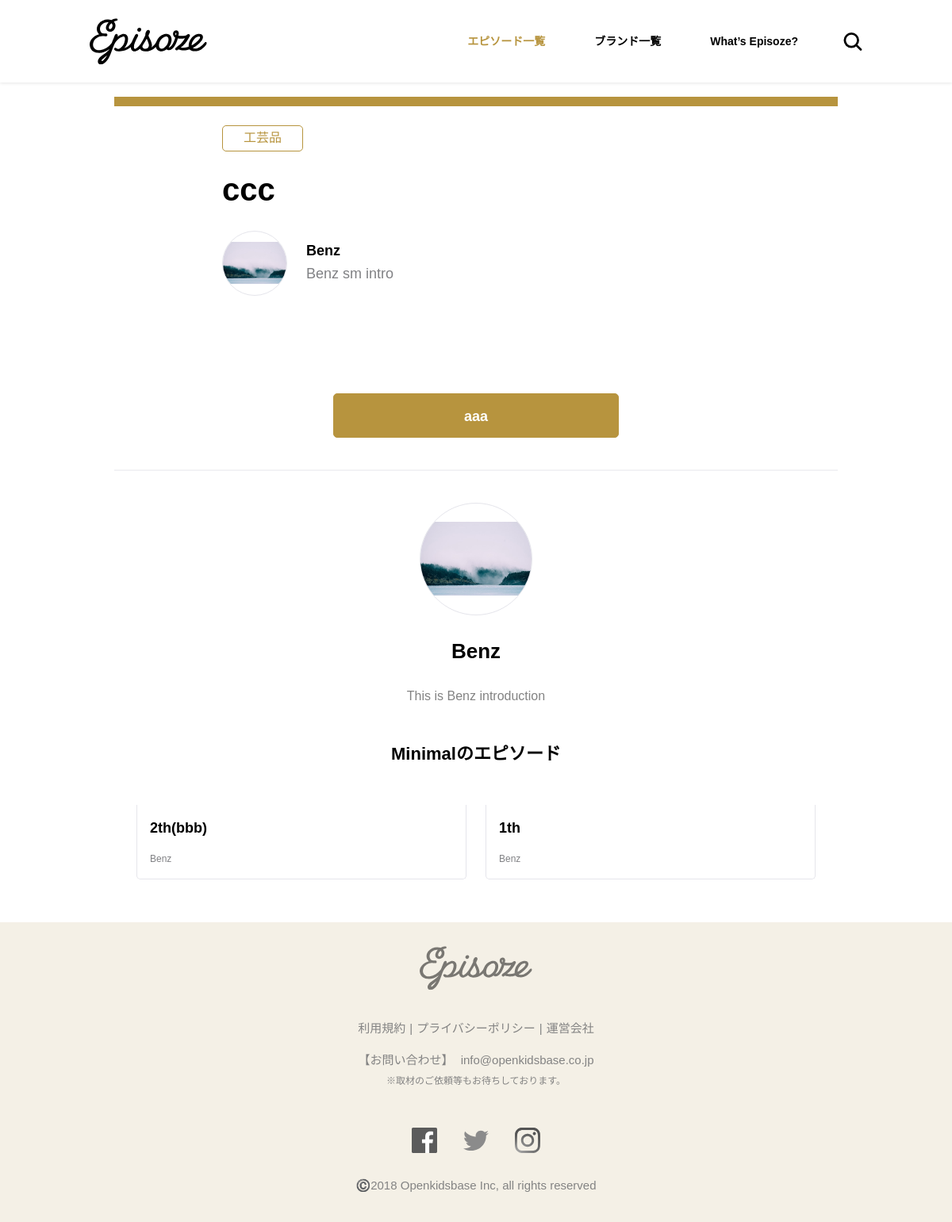
The app's page /articles/3/ with its own data.
### articles/models.py (models this page shows)
class Article(models.Model):
    title               = models.CharField(max_length=200, null=True, blank=True)
    brand               = models.ForeignKey(Brand, on_delete=models.CASCADE, default=0)
    is_featured         = models.BooleanField(default=False)
    cover_image         = models.FileField(upload_to='uploads/', default="default.png")
    member_name         = models.TextField(null=True, blank=True)
    member_title        = models.TextField(null=True, blank=True)
    attribute           = models.TextField(null=True, blank=True)
    region              = models.TextField(null=True, blank=True)
    category            = models.TextField(null=True, blank=True)
    content             = models.TextField(null=True, blank=True)
    is_published        = models.BooleanField(default=False)
    free_links          = JSONField("free_links", default=[], null=True, blank=True)
    creation_date       = models.DateTimeField(default=datetime.now)

### brands/models.py (models this page shows)
class Brand(models.Model):
    user                    = models.OneToOneField(User, on_delete=models.CASCADE, default=0)
    name                    = models.CharField(max_length=50, null=True, blank=True)
    name_slug               = models.CharField(max_length=50, null=True, blank=True)
    logo_image              = models.FileField(upload_to='uploads/', default="default.png", null=True, blank=True)
    cover_image             = models.FileField(upload_to='uploads/', default="default.png", null=True, blank=True)
    introduction            = models.TextField(null=True, blank=True)
    small_introduction      = models.CharField(max_length=50, null=True, blank=True)
    facebook_url            = models.CharField(max_length=200, null=True, blank=True)
    twitter_url             = models.CharField(max_length=200, null=True, blank=True)
    instagram_url           = models.CharField(max_length=200, null=True, blank=True)
    company_name            = models.CharField(max_length=200, null=True, blank=True)
    company_representative  = models.CharField(max_length=200, null=True, blank=True)
    company_address         = models.CharField(max_length=200, null=True, blank=True)
    company_website         = models.CharField(max_length=200, null=True, blank=True)
    company_founding_date   = models.DateField(_("Date"), default=datetime.today)
    company_sales_offices   = models.TextField(null=True, blank=True)
    company_introduction    = models.TextField(null=True, blank=True)
    free_links              = JSONField("free_links", default=[], null=True, blank=True)
    creation_date           = models.DateTimeField(default=datetime.now)

### articles/views.py (the view)
# urls.py: path('<int:id>/', views.show, name='show'),
def show(request, id):
	article = Article.objects.get(pk=id)
	same_brand_articles = Article.objects.filter(is_published=True, brand = article.brand).exclude(pk=article.id).order_by('-creation_date')[:2]
	context = {'article': article, 'same_brand_articles': same_brand_articles}
	return render(request, 'articles/show.html', context)

### articles/templates/articles/show.html (shortened to what this page needs)
{% extends './base.html' %}
{% load static %}
{% load tz %}
{% block header %}
	{% include './header_01.html' %}
{% endblock %}
{% block content %}
	<main class="content ">
        <article class="article">
            <figure class="article__figure">
                <figcaption class="article__figure_desc">
                    <h2 class="article__figure_headline">{{ article.member_name }}</h2>
                    <p class="article__figure_headline_desc">
                    </p>
                </figcaption>
            </figure>
            <section class="article__content">
                <div class="article__info">
                    <div class="article__tags">
                        <a href="#" class="button article__tags_button">{{ article.category }}</a>
                    </div>
                </div>
                <h1 class="article__headline">{{ article.title }}</h1>
                <div class="article__brand">
                    <figure class="brand-list__figure">
                        <img src="/media/{{ article.brand.logo_image }}" alt="" class="brand-list__view">
                    </figure>
                    <div class="brand-list__info">
                        <h4 class="brand-list__brand-name">{{ article.brand.name }}</h4>
                        <p class="brand-list__desc">{{ article.brand.small_introduction }}</p>
                    </div>
                </div>
                <div class="wp__typo">
                    <p id="js-article-content"></p>
                    <div class="button__wrap button__wrap_column button__wrap_align-center article__content_button_wrap">
                        {% for key, value in article.free_links.items %}
                            <a href={{ value }} target="_blank" class="button button_size-big button_invert article__content_button">{{key}}</a>
                        {% endfor %}
                    </div>
                </div>
            </section>
            <section class="article__additional">
                <div class="article__brand_details">
                    <figure class="article__brand_details_figure">
                        <img src="/media/{{ article.brand.logo_image }}" alt="" class="brand-list__view">
                    </figure>
                    <h4 class="article__brand_details_brand-name">{{ article.brand.name }}</h4>
                    <div class="article__brand_details_desc">{{ article.brand.introduction }}
                    </div>
                </div>
            </section>
            <section class="article__relatives">
                <h5 class="article__relatives_headline">Minimalのエピソード</h5>
                <div class="espisoze-list__tile tile">
                	{% for article in same_brand_articles %}
                    <a href="/articles/{{ article.id }}/" class="episode-list__item tile__item">
                        <figure class="episode-list__figure">
                            <figcaption class="episode-list__figure_desc">
                                <p class="episode-list__figure_headline_desc">{{ article.member_title }} | {{ article.brand.name }}</p>
                            </figcaption>
                        </figure>
                        <article class="episode-list__desc">
                            <h2 class="episode-list__headline">{{ article.title }}</h2>
                            <div class="episode-list__info">
                                <p class="episode-list__info_name">{{ article.brand.name }}</p>
                            </div>
                        </article>
                    </a>
                    {% endfor %}
                </div>
            </section>
        </article>
    </main>
{% endblock %}
{% block footer %}
	{% include './footer_01.html' %}
{% endblock %}

### records on screen
Article: category "工芸品", title "ccc", brand.logo_image (picture), brand.name "Benz", brand.small_introduction "Benz sm intro", brand.introduction "This is Benz introduction"
Article: title "2th(bbb)", brand.name "Benz"
Article: title "1th", brand.name "Benz"

### other values on screen
{{ key }} "aaa"
